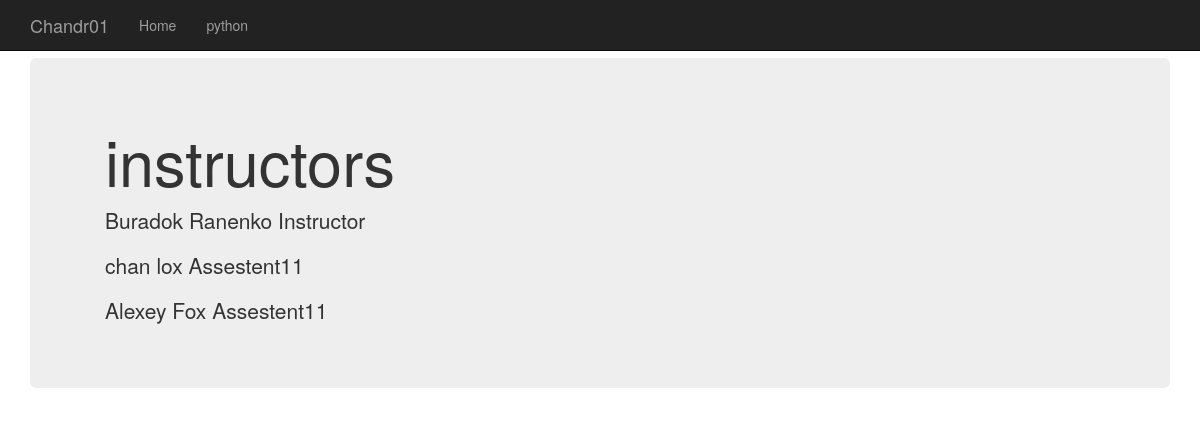
Before: /instructors/ with the older database file.
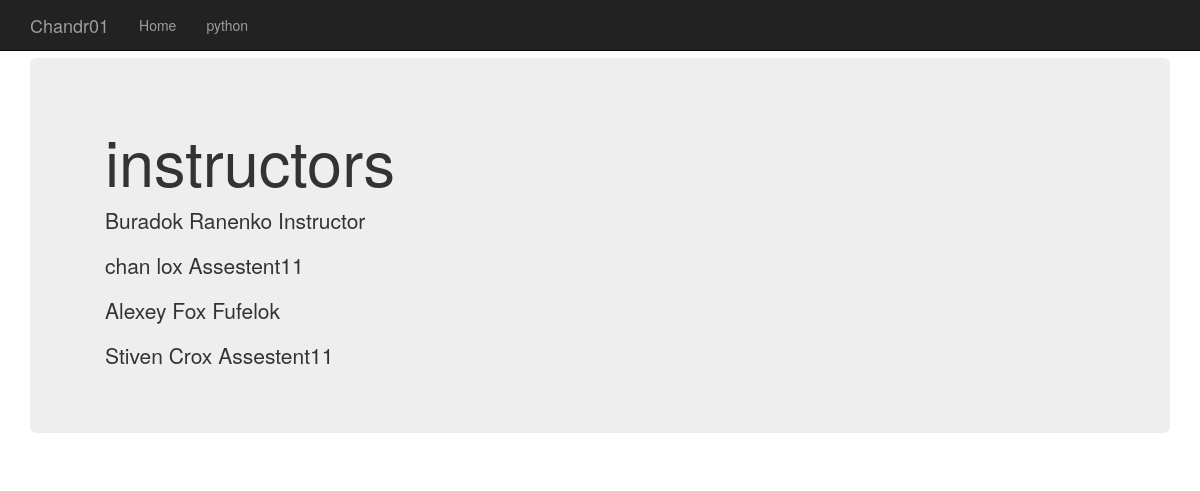
After: the same page with the newer database file.
### instructors/models.py (models this page shows, shortened)
class Instructors(models.Model):
    name = models.CharField(verbose_name=u'Instructors Name', max_length=255, help_text='This is as name')
    surname = models.CharField(verbose_name=u'Second name', max_length=255)
    date_of_birth = models.DateField(null=True, blank=True)
    email = models.EmailField(unique=True, null=True)
    phone = models.CharField(max_length=15, null=True, blank=True)
    course = models.ManyToManyField(Course, null=True)
    slug = models.SlugField(default='False')
    is_active = models.BooleanField(default=True)
    gender = models.CharField(max_length=1, choices=(('m', 'Male'), ('f', 'Female')), default='m')
    position = models.ForeignKey(Position, null=True)

class Position(models.Model):
    name = models.CharField(max_length=255)
    def __str__(self):
        return self.name

### instructors/views.py (the view)
# urls.py: url(r'^instructors/$', instructors_list),
def instructors_list(request):
    instructors = Instructors.objects.all()
    return render(request, 'instructors.html', {'instructors_list': instructors})

### templates/instructors.html (shortened to what this page needs)
<!DOCTYPE html>
<html lang="en">
  <head>
  <link href="/static/css/bootstrap.css" rel="stylesheet">
    <link href="/static/css/bootstrap.css" rel="stylesheet">
  </head>
  <body>
    <div class="navbar navbar-inverse navbar-fixed-top" role="navigation">
      <div class="container">
        <div class="navbar-header">
          <a class="navbar-brand" href="#">Chandr01</a>
        </div>
        <div class="collapse navbar-collapse">
          <ul class="nav navbar-nav">
            <li class="#"><a href="/">Home</a></li>
            <li><a href="">python</a></li>
          </ul>
        </div>
      </div>
    </div>
    <div class="container">
      <div class="jumbotron">
      <div class="container">
        <h1>instructors</h1>
        {% for instructor in instructors_list %}
          <p>{{instructor.name}} {{instructor.surname}} {{instructor.position}}</p>
        {% endfor%}
      </div>
      </div>
    </div>
  </body>
</html>

Changed rows visible on the page:
changed Instructors "Alexey": position "Assestent11" → "Fufelok"
added Instructors: name "Stiven", surname "Crox", position "Assestent11"
